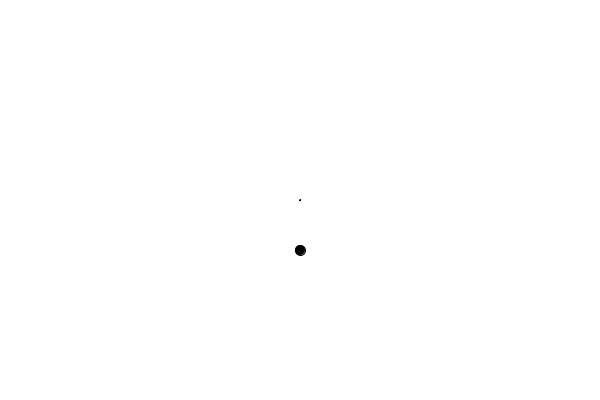
Frame 1 (no input)
Frame 60 (the mouse pressed at the canvas centre just before this capture): blank canvas, image omitted
Frame 120 (the mouse held since frame 60 and released just before this capture): blank canvas, image omitted

The Processing sketch that drew this single still picture (run headless with seeded random() and noise(); from frame 60 on, the mouse is pressed at the canvas centre):

// Processing sketch: Circular_Movement
// ── Circular_Movement.pde
float radius=50.0;
//float mass=30.0;
PVector acceleration=new PVector(0,0);
PVector velocity=new PVector(0,1);
PVector centre=new PVector(300,200);
PVector pos=new PVector(300,200+radius);
void setup()
{
  size(600,400);
}
void draw()
{
  background(255);
  display();
  move();
}
void display()
{
  fill(0);
  ellipse(pos.x,pos.y,10,10);
  ellipse(300,200,1.0,1.0);
}

void move()
{
  acceleration=(centre.sub(pos)).normalize();
  acceleration.mult((velocity.mag()*velocity.mag())/radius);
  pos=pos.add(velocity);
  velocity=velocity.add(acceleration);
}
